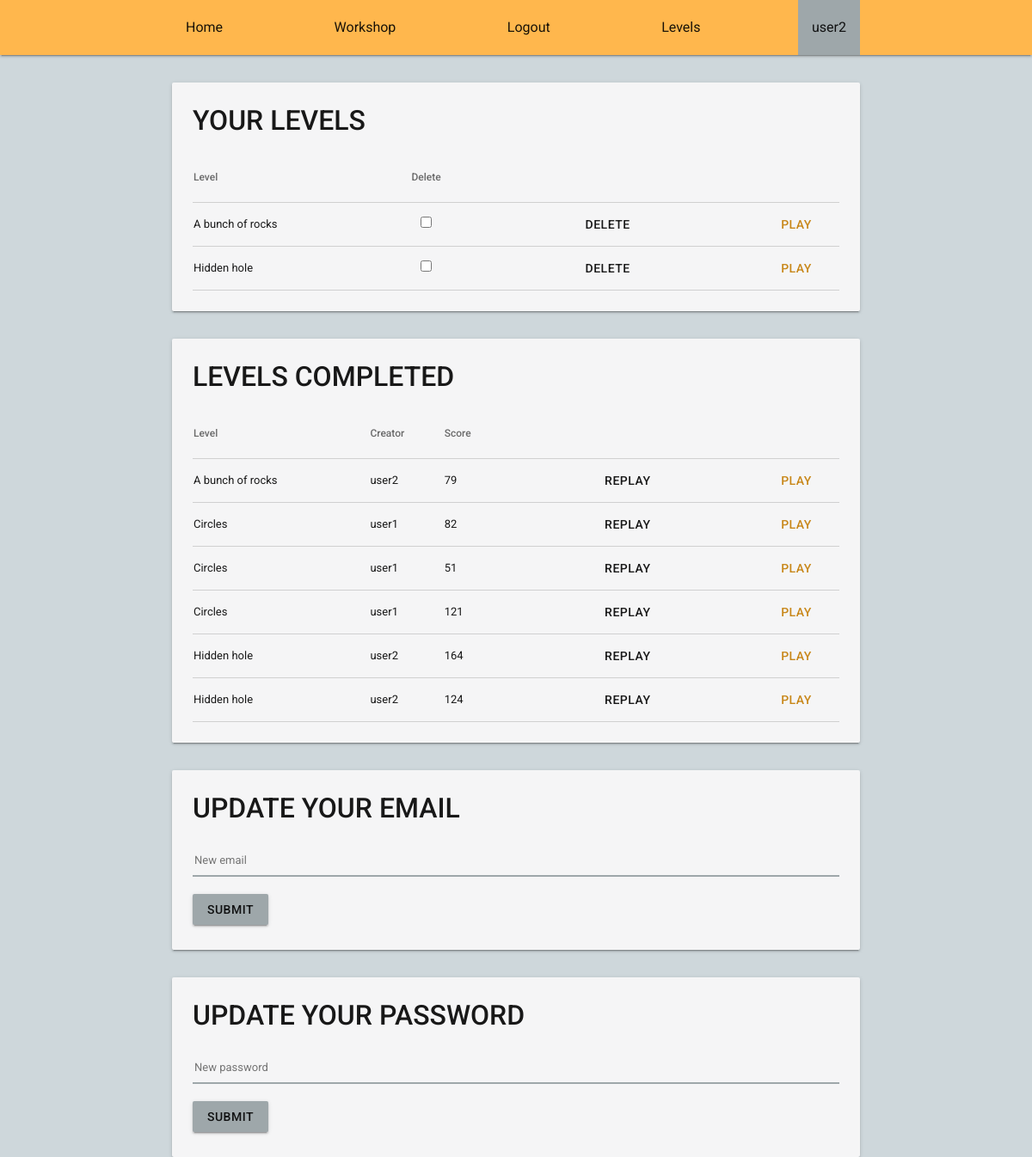
Screenshot of /profile.php (signed in) with the database file from the repository.
### tables this page shows
CREATE TABLE `Level` (
	`name` VARCHAR(50) NOT NULL,
	`creatorNickname` VARCHAR(50) NOT NULL,
	`levelObject` TEXT NOT NULL,

	PRIMARY KEY (`name`, `creatorNickname`),
	FOREIGN KEY (`creatorNickname`)
		REFERENCES User(`nickname`)
);

CREATE TABLE `BeatenBy` (
	`playerNickname` VARCHAR(50) NOT NULL,
    `id` CHAR(36) NOT NULL,
	`creatorNickname` VARCHAR(50) NOT NULL,
	`levelName` VARCHAR(50) NOT NULL,
	`score` INTEGER NOT NULL,
	`replay` TEXT NOT NULL,

	PRIMARY KEY (`id`),
	FOREIGN KEY (`playerNickname`)
		REFERENCES User(`nickname`),
	FOREIGN KEY (`creatorNickname`, `levelName`)
		REFERENCES Level(`creatorNickname`, `name`)
);

### utilities/php/database.php (called while the page is built, shortened)
<?php
class Database {
	private $pdo;
	public function __construct($pdoObject) {
		$this->pdo = $pdoObject;
		$this->pdo->setAttribute(PDO::ATTR_DEFAULT_FETCH_MODE, PDO::FETCH_ASSOC);
		$this->pdo->setAttribute(PDO::ATTR_ERRMODE, PDO::ERRMODE_EXCEPTION);
	}
	public function getLevelsCreatedBy($creatorNickname) {
		$query = $this->pdo->prepare('CALL getLevelsCreatedBy(:creatorNickname);');
		$query->bindValue(':creatorNickname', $creatorNickname, PDO::PARAM_STR);
		$query->execute();
		$rows = $query->fetchAll();
		return $rows;
	}
	public function getUserScores($playerNickname) {
		$query = $this->pdo->prepare('CALL getUserScores(:playerNickname);');
		$query->bindValue(':playerNickname', $playerNickname, PDO::PARAM_STR);
		$query->execute();
		$rows = $query->fetchAll();
		return $rows;
	}
}
?>

### utilities/php/utilities.php (the view, shortened to what this page needs)
<?php
function getDBConnectionInfo($fileLocation) {
    $credentials = array();
    return $credentials;
}
function connectToDB($fileLocation) {
    $credentials = getDBConnectionInfo($fileLocation);
    $hostname = $credentials['hostname'];
    $database = $credentials['database'];
    $pdo = new PDO("mysql:dbname=$database;host=$hostname", $credentials['user'], $credentials['password']);
    return $pdo;
}
function printHeader($currentPage, $nickname) {
    $classes = array(
        'index' => '',
        'workshop' => '',
        'logout' => '',
        'login' => '',
        'levels' => '',
        'profile' => ''
    );
	$classes[$currentPage] = 'secondaryDark';
	echo '<header>';
	echo '<nav class="primary">';
   	echo '<ul class="xWrapper navBar">';
    echo 	'<li><a href="index.php" class="' . $classes['index'] . '">Home</a></li>';
    if($nickname)
    	echo '<li><a href="workshop.php" class="' . $classes['workshop'] . '">Workshop</a></li>';
    if($nickname)
    	echo '<li><a href="logout.php" class="' . $classes['logout'] . '">Logout</a></li>';
    else
    	echo '<li><a href="login.php" class="' . $classes['login'] . '">LogIn / SignUp</a></li>';
    echo 	'<li><a href="levels.php" class="' . $classes['levels'] . '">Levels</a></li>';
    if($nickname)
        echo '<li><a href="profile.php" id="nickname" class="' . $classes['profile'] . '">' . htmlspecialchars($nickname) . '</a></li>';
    echo '</ul>';
	echo '</nav>';
	echo '</header>';
}
function printLevelsCreatedBy($creatorNickname, $levels) {
    echo '<table>';
    echo '<thead>';
    echo '<tr>';
    echo '<th>Level</th>';
    echo '<th class="centerText">Delete</th>';
    echo '<th></th>';
    echo '<th></th>';
    echo '</tr>';
    echo '</thead>';
    echo '<tbody>';
    foreach ($levels as $key => $value) {
        echo '<tr>';
            echo '<td>' . htmlspecialchars($value['name']) . '</td>';
            echo '<form action="deleteLevel.php" method="post">';
                echo '<td><input type="checkbox" name="levelName" required value="' . $value['name'] . '"></td>';
                echo '<td><button type="submit" value="submit" name="deleteLevel" class="flatButton">Delete</button></td>';
            echo '</form>';
            echo '<td><a href="play.php?creatorNickname=' . urlencode($creatorNickname) . '&levelName=';
            echo urlencode($value['name']) . '" class="flatButton primaryDarkText">Play</a></td>';
        echo '</tr>';
    }
    echo '</tbody>';
    echo '</table>';
}
function printUserScores($playerNickname, $scores) {
    echo '<table>';
    echo '<thead>';
    echo '<tr>';
    echo '<th>Level</th>';
    echo '<th>Creator</th>';
    echo '<th>Score</th>';
    echo '<th></th>';
    echo '<th></th>';
    echo '</tr>';
    echo '</thead>';
    echo '<tbody>';
    foreach ($scores as $key => $value) {
        echo '<tr>';
            echo '<td>' . htmlspecialchars($value['levelName']) . '</td>';
            echo '<td>' . htmlspecialchars($value['creatorNickname']) . '</td>';
            echo '<td>' . htmlspecialchars($value['score']) . '</td>';
            echo '<td><a href="replay.php?id=' . urlencode($value['id']) . '" class="flatButton">Replay</a></td>';
            echo '<td><a href="play.php?creatorNickname=' . urlencode($value['creatorNickname']) . '&levelName=';
            echo urlencode($value['levelName']) . '" class="flatButton primaryDarkText">Play</a></td>';
        echo '</tr>';
    }
    echo '</tbody>';
    echo '</table>';
}
?>

### profile.php (shortened to what this page needs)
<?php
   require ROOT_DIR . '/utilities/php/utilities.php';
   require ROOT_DIR . '/utilities/php/database.php';
   $nickname = isset($_SESSION['nickname']) ? $_SESSION['nickname'] : null;
   $db = new Database(connectToDB(ROOT_DIR . '/utilities/php/db.conf'));
   try {
      $levels = $db->getLevelsCreatedBy($nickname);
   } catch(PDOException $e) {
      $levels = null;
      echo $e->getMessage() . PHP_EOL;
   }
   try {
      $scores = $db->getUserScores($nickname);
   } catch(PDOException $e) {
      $scores = null;
      echo $e->getMessage() . PHP_EOL;
   }
?>
<!DOCTYPE html>
<html>
<head>
   <link rel="stylesheet" href="./resources/css/main.css" >
</head>
<body onload="start()">
   <?php
      printHeader('profile', $nickname);
      echo '<main>';
      echo '<div class="card">';
      echo '<h1>Your levels</h1>';
      printLevelsCreatedBy($nickname, $levels);
      echo '</div>';
      echo '<div class="card">';
      echo '<h1>Levels completed</h1>';
      printUserScores($nickname, $scores);
      echo '</div>';
   ?>
   <div class="card" id="emailCard">
      <h1>Update your email</h1>
      <form action="updateEmail.php" method="post">
         <input type="email" name="email" id="email" required placeholder="New email">
         <button type="submit" value="submit" id="updateEmail" class="raisedButton secondaryDark">Submit</button>
      </form>
   </div>
   <div class="card">
      <h1>Update your password</h1>
      <form action="updatePassword.php" method="post">
         <input type="password" name="password" id="password" required placeholder="New password">
         <button type="submit" value="submit" id="updatePassword" class="raisedButton secondaryDark">Submit</button>
      </form>
   </div>
   </main>
</body>
</html>

### resources/css/main.css (style rules this page uses)
* { color: rgba(0, 0, 0, .90); font-family: 'Roboto', GillSans, Calibri, Trebuchet, sans-serif; font-weight: 400; box-sizing: border-box; }
html, body { margin: 0; border: 0; background-color: #ced7db; color: rgba(0, 0, 0, 1); height: 100%; }
h1, h2, h3, h4 , h5, h6 { text-transform: uppercase; font-weight: 500; }
main { min-height: 500px; max-width: 800px; margin-left: auto; margin-right: auto; margin-top: 1em; margin-bottom: 3em; }
nav { box-shadow: 0 2px 2px 0 rgba(0, 0, 0, .14), 0 1px 5px 0 rgba(0, 0, 0, .12), 0 3px 1px -2px rgba(0, 0, 0, .2); width: 100%; }
ul { padding: 0; }
li { margin-top: 0; list-style-type: none; }
form { width: 100%; }
input { background-color: transparent; font-size: 13px; border: 0; border-bottom: 2px solid #9ea7aa; padding-bottom: 10px; margin: 15px 0 15px 0; width: 100%; transition: border .3s ease-in-out; }
.xWrapper { width: 100%; display: flex; flex-direction: row; flex-wrap: wrap; justify-content: space-around; align-items: center; align-content: space-between; }
table { font-size: 13px; border-collapse: collapse; border-spacing: 0; width: 100%; margin-top: 1em; color: rgba(0, 0, 0, .87); }
th { text-align: left; font-weight: 500; font-size: 12px; height: 56px; line-height: 56px; color: rgba(0, 0, 0, .57); }
tr { border-bottom: 1px solid #d0d0d0; transition: background-color ease-in-out 0.3s; height: 48px; line-height: 48px; }
.centerText { text-align: center; }
.navBar { justify-content: space-between; height: 64px; line-height: 64px; margin: auto; padding: 0; max-width: 800px; }
.navBar a { display: block; text-decoration: none; padding: 0 16px; transition: background-color ease-in-out 0.3s; }
.raisedButton, .flatButton { background-color: inherit; font-weight: 500; font-size: 14px; display: inline-block; border: none; border-radius: 2px; height: 36px; line-height: 36px; margin: 5px; margin-left: 0; padding: 0 1em; min-width: 88px; text-align: center; letter-spacing: .5px; text-transform: uppercase; cursor: pointer; transition: background-color 0.3s ease-in-out, box-shadow 0.3s ease-in-out; text-decoration: none; }
.flatButton { float: right; }
.raisedButton { box-shadow: 0 2px 2px 0 rgba(0,0,0,0.14), 0 1px 5px 0 rgba(0,0,0,0.12), 0 3px 1px -2px rgba(0,0,0,0.2); }
.primary { background-color: #ffb74d !important; }
.secondaryDark { background-color: #9ea7aa !important; }
.primaryDarkText { color: #c88719; }
.card { width: 100%; overflow: hidden; line-height: 30px; margin: 0; margin-top: 2em; padding: 24px; padding-top: 8px; box-shadow: 0 2px 2px 0 rgba(0,0,0,0.14), 0 1px 5px 0 rgba(0,0,0,0.12), 0 3px 1px -2px rgba(0,0,0,0.2); border: none; border-radius: 2px; background-color: #F5F5F6; }

### rows the page displays
level: name "A bunch of rocks"
level: name "Hidden hole"
beatenby: levelName "A bunch of rocks", creatorNickname "user2", score "79"
beatenby: levelName "Circles", creatorNickname "user1", score "82"
beatenby: levelName "Circles", creatorNickname "user1", score "51"
beatenby: levelName "Circles", creatorNickname "user1", score "121"
beatenby: levelName "Hidden hole", creatorNickname "user2", score "164"
beatenby: levelName "Hidden hole", creatorNickname "user2", score "124"

### other values shown
$nickname "user2"
